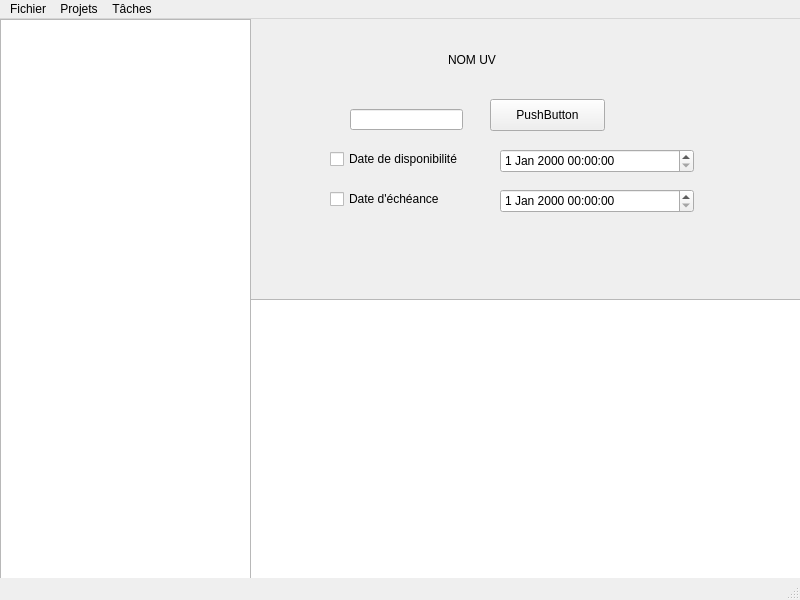
<?xml version="1.0" encoding="UTF-8"?>
<ui version="4.0">
 <class>gestionprojets</class>
 <widget class="QMainWindow" name="gestionprojets">
  <property name="geometry">
   <rect>
    <x>0</x>
    <y>0</y>
    <width>800</width>
    <height>600</height>
   </rect>
  </property>
  <property name="windowTitle">
   <string>MainWindow</string>
  </property>
  <widget class="QWidget" name="centralwidget">
   <widget class="QListWidget" name="listWidget">
    <property name="geometry">
     <rect>
      <x>0</x>
      <y>0</y>
      <width>251</width>
      <height>561</height>
     </rect>
    </property>
   </widget>
   <widget class="QListView" name="listView">
    <property name="geometry">
     <rect>
      <x>250</x>
      <y>280</y>
      <width>551</width>
      <height>281</height>
     </rect>
    </property>
   </widget>
   <widget class="QLabel" name="label">
    <property name="geometry">
     <rect>
      <x>448</x>
      <y>15</y>
      <width>161</width>
      <height>51</height>
     </rect>
    </property>
    <property name="text">
     <string>NOM UV</string>
    </property>
   </widget>
   <widget class="QLineEdit" name="lineEdit">
    <property name="geometry">
     <rect>
      <x>350</x>
      <y>90</y>
      <width>113</width>
      <height>21</height>
     </rect>
    </property>
   </widget>
   <widget class="QPushButton" name="pushButton">
    <property name="geometry">
     <rect>
      <x>490</x>
      <y>80</y>
      <width>115</width>
      <height>32</height>
     </rect>
    </property>
    <property name="text">
     <string>PushButton</string>
    </property>
   </widget>
   <widget class="QCheckBox" name="checkBox">
    <property name="geometry">
     <rect>
      <x>330</x>
      <y>130</y>
      <width>151</width>
      <height>20</height>
     </rect>
    </property>
    <property name="text">
     <string>Date de disponibilité</string>
    </property>
   </widget>
   <widget class="QDateTimeEdit" name="dateTimeEdit">
    <property name="geometry">
     <rect>
      <x>500</x>
      <y>130</y>
      <width>194</width>
      <height>24</height>
     </rect>
    </property>
   </widget>
   <widget class="QCheckBox" name="checkBox_2">
    <property name="geometry">
     <rect>
      <x>330</x>
      <y>170</y>
      <width>151</width>
      <height>20</height>
     </rect>
    </property>
    <property name="text">
     <string>Date d'échéance</string>
    </property>
   </widget>
   <widget class="QDateTimeEdit" name="dateTimeEdit_2">
    <property name="geometry">
     <rect>
      <x>500</x>
      <y>170</y>
      <width>194</width>
      <height>24</height>
     </rect>
    </property>
   </widget>
  </widget>
  <widget class="QMenuBar" name="menubar">
   <property name="geometry">
    <rect>
     <x>0</x>
     <y>0</y>
     <width>800</width>
     <height>22</height>
    </rect>
   </property>
   <widget class="QMenu" name="menuFichier">
    <property name="title">
     <string>Fichier</string>
    </property>
    <addaction name="actionImporter"/>
    <addaction name="separator"/>
    <addaction name="actionExporter_le_projet"/>
    <addaction name="actionExporter_tous_les_projets"/>
   </widget>
   <widget class="QMenu" name="menuProjets">
    <property name="title">
     <string>Projets</string>
    </property>
    <addaction name="actionAjouter_un_projet"/>
    <addaction name="actionSupprimer_le_projet"/>
   </widget>
   <widget class="QMenu" name="menuT_ches">
    <property name="title">
     <string>Tâches</string>
    </property>
    <widget class="QMenu" name="menuAjouter_une_tache">
     <property name="title">
      <string>Ajouter une tache</string>
     </property>
     <addaction name="actionAjouter_une_tache_unitaire"/>
     <addaction name="actionAjouter_une_tache_composite"/>
    </widget>
    <addaction name="menuAjouter_une_tache"/>
   </widget>
   <addaction name="menuFichier"/>
   <addaction name="menuProjets"/>
   <addaction name="menuT_ches"/>
  </widget>
  <widget class="QStatusBar" name="statusbar"/>
  <action name="actionImporter">
   <property name="text">
    <string>Importer</string>
   </property>
  </action>
  <action name="actionExporter_le_projet">
   <property name="text">
    <string>Exporter le projet</string>
   </property>
  </action>
  <action name="actionExporter_tous_les_projets">
   <property name="text">
    <string>Exporter tous les projets</string>
   </property>
  </action>
  <action name="actionAjouter_un_projet">
   <property name="text">
    <string>Ajouter un projet</string>
   </property>
  </action>
  <action name="actionSupprimer_le_projet">
   <property name="text">
    <string>Supprimer le projet</string>
   </property>
  </action>
  <action name="actionAjouter_une_tache_unitaire">
   <property name="text">
    <string>Ajouter une tache unitaire</string>
   </property>
  </action>
  <action name="actionAjouter_une_tache_composite">
   <property name="text">
    <string>Ajouter une tache composite</string>
   </property>
  </action>
 </widget>
 <resources/>
 <connections/>
</ui>
